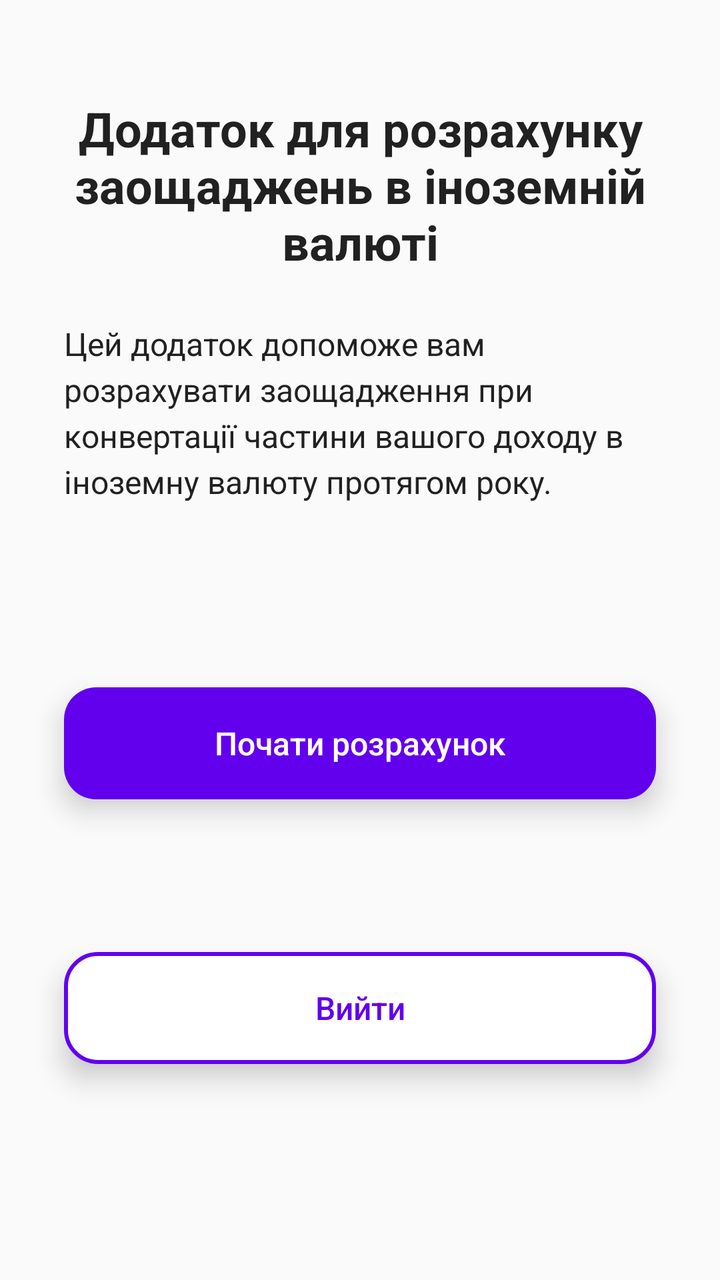
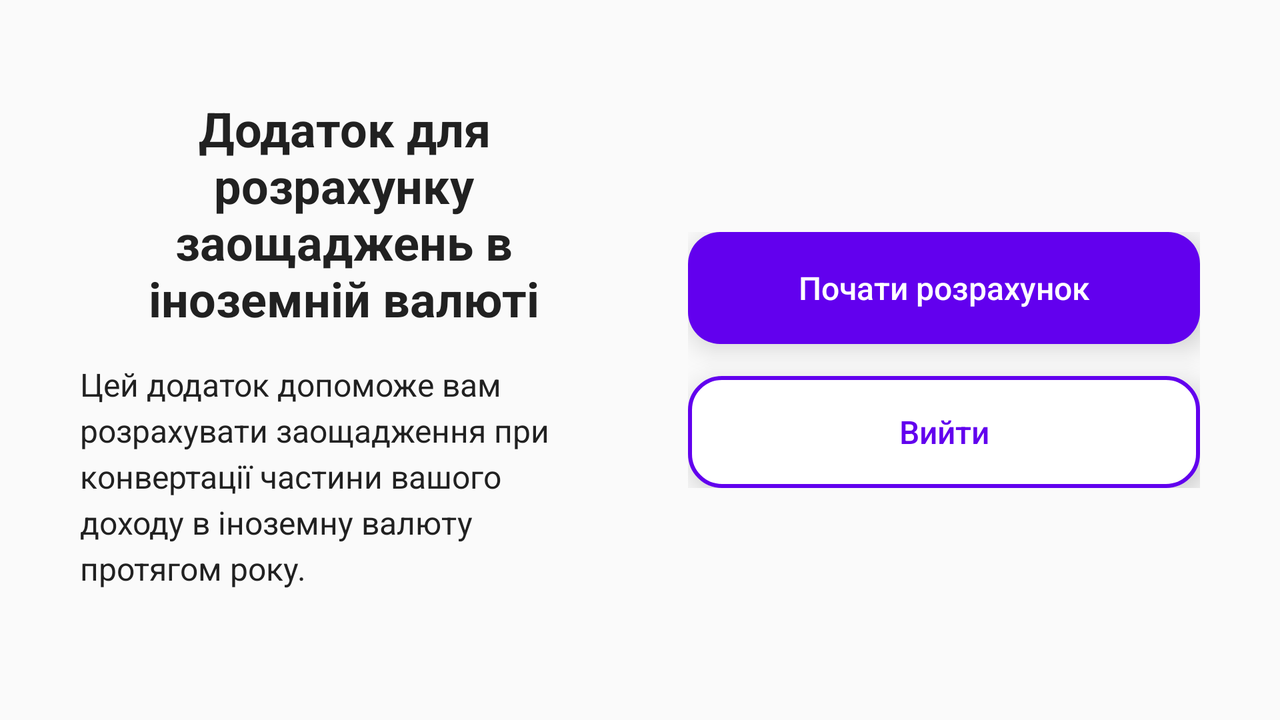

First picture: res/layout/ on a phone held upright. Second picture: the repository's own variant of that layout, on a device whose configuration matches the variant's folder. Source for both follows.
<!-- AndroidManifest.xml: activity theme AppTheme -->
<!-- res/layout/activity_main.xml -->
<?xml version="1.0" encoding="utf-8"?>
<androidx.constraintlayout.widget.ConstraintLayout xmlns:android="http://schemas.android.com/apk/res/android"
    xmlns:app="http://schemas.android.com/apk/res-auto"
    xmlns:tools="http://schemas.android.com/tools"
    android:layout_width="match_parent"
    android:layout_height="match_parent"
    android:padding="@dimen/margin_medium"
    android:background="@color/background"
    tools:context=".MainActivity">

    <TextView
        android:id="@+id/tvAppTitle"
        android:layout_width="0dp"
        android:layout_height="wrap_content"
        android:text="@string/app_info_title"
        style="@style/TitleText"
        android:layout_marginTop="@dimen/margin_xlarge"
        android:layout_marginStart="@dimen/margin_medium"
        android:layout_marginEnd="@dimen/margin_medium"
        app:layout_constraintTop_toTopOf="parent"
        app:layout_constraintStart_toStartOf="parent"
        app:layout_constraintEnd_toEndOf="parent" />

    <TextView
        android:id="@+id/tvAppDescription"
        android:layout_width="0dp"
        android:layout_height="wrap_content"
        android:text="@string/app_info_description"
        style="@style/LabelText"
        android:layout_marginTop="@dimen/margin_large"
        android:layout_marginStart="@dimen/margin_medium"
        android:layout_marginEnd="@dimen/margin_medium"
        android:lineSpacingExtra="4dp"
        app:layout_constraintTop_toBottomOf="@id/tvAppTitle"
        app:layout_constraintStart_toStartOf="parent"
        app:layout_constraintEnd_toEndOf="parent" />

    <Button
        android:id="@+id/btnStartCalculation"
        android:layout_width="0dp"
        android:layout_height="wrap_content"
        android:text="@string/button_start_calculation"
        style="@style/PrimaryButton"
        android:layout_marginStart="@dimen/margin_medium"
        android:layout_marginEnd="@dimen/margin_medium"
        android:layout_marginTop="@dimen/margin_xlarge"
        app:layout_constraintTop_toBottomOf="@id/tvAppDescription"
        app:layout_constraintStart_toStartOf="parent"
        app:layout_constraintEnd_toEndOf="parent"
        app:layout_constraintBottom_toTopOf="@id/btnExit" />

    <Button
        android:id="@+id/btnExit"
        android:layout_width="0dp"
        android:layout_height="wrap_content"
        android:text="@string/button_exit"
        style="@style/SecondaryButton"
        android:layout_marginStart="@dimen/margin_medium"
        android:layout_marginEnd="@dimen/margin_medium"
        android:layout_marginTop="@dimen/margin_medium"
        android:layout_marginBottom="@dimen/margin_xlarge"
        app:layout_constraintTop_toBottomOf="@id/btnStartCalculation"
        app:layout_constraintStart_toStartOf="parent"
        app:layout_constraintEnd_toEndOf="parent"
        app:layout_constraintBottom_toBottomOf="parent" />

</androidx.constraintlayout.widget.ConstraintLayout>
<!-- resources referenced by this layout -->
<resources>
  <color name="background">#FAFAFA</color>
  <dimen name="margin_large">24dp</dimen>
  <dimen name="margin_medium">16dp</dimen>
  <dimen name="margin_xlarge">32dp</dimen>
  <string name="app_info_description">Цей додаток допоможе вам розрахувати заощадження при конвертації частини вашого доходу в іноземну валюту протягом року.</string>
  <string name="app_info_title">Додаток для розрахунку заощаджень в іноземній валюті</string>
  <string name="button_exit">Вийти</string>
  <string name="button_start_calculation">Почати розрахунок</string>
  <style name="LabelText">
          <item name="android:textSize">@dimen/text_size_medium</item>
          <item name="android:textColor">@color/text_primary</item>
      </style>
  <style name="PrimaryButton">
          <item name="android:textSize">@dimen/text_size_medium</item>
          <item name="android:textColor">@color/white</item>
          <item name="android:minHeight">@dimen/button_height</item>
          <item name="android:background">@drawable/button_primary</item>
          <item name="android:elevation">@dimen/button_elevation</item>
          <item name="android:stateListAnimator">@null</item>
          <item name="android:paddingStart">24dp</item>
          <item name="android:paddingEnd">24dp</item>
          <item name="android:paddingTop">12dp</item>
          <item name="android:paddingBottom">12dp</item>
          <item name="android:textAllCaps">false</item>
          <item name="android:fontFamily">sans-serif-medium</item>
      </style>
  <style name="SecondaryButton">
          <item name="android:textSize">@dimen/text_size_medium</item>
          <item name="android:textColor">@color/primary</item>
          <item name="android:minHeight">@dimen/button_height</item>
          <item name="android:background">@drawable/button_secondary</item>
          <item name="android:elevation">@dimen/button_elevation</item>
          <item name="android:stateListAnimator">@null</item>
          <item name="android:paddingStart">24dp</item>
          <item name="android:paddingEnd">24dp</item>
          <item name="android:paddingTop">12dp</item>
          <item name="android:paddingBottom">12dp</item>
          <item name="android:textAllCaps">false</item>
          <item name="android:fontFamily">sans-serif-medium</item>
      </style>
  <style name="TitleText">
          <item name="android:textSize">@dimen/text_size_title</item>
          <item name="android:textColor">@color/text_primary</item>
          <item name="android:textStyle">bold</item>
          <item name="android:gravity">center</item>
      </style>
  <style name="AppTheme" parent="Theme.AppCompat.Light.DarkActionBar">
          <item name="colorPrimary">@color/primary</item>
          <item name="colorPrimaryDark">@color/primary_dark</item>
          <item name="colorAccent">@color/accent</item>
          <item name="android:windowBackground">@color/background</item>
      </style>
  <dimen name="text_size_medium">16sp</dimen>
  <color name="text_primary">#212121</color>
  <color name="white">#FFFFFFFF</color>
  <dimen name="button_height">56dp</dimen>
  <!-- drawable button_primary (drawable) -->
  <?xml version="1.0" encoding="utf-8"?>
  <selector xmlns:android="http://schemas.android.com/apk/res/android">
      <item android:state_pressed="true">
          <shape android:shape="rectangle">
              <corners android:radius="@dimen/button_corner_radius" />
              <solid android:color="@color/primary_dark" />
          </shape>
      </item>
      <item>
          <shape android:shape="rectangle">
              <corners android:radius="@dimen/button_corner_radius" />
              <solid android:color="@color/primary" />
          </shape>
      </item>
  </selector>
  <dimen name="button_elevation">8dp</dimen>
  <color name="primary">#6200EE</color>
  <dimen name="text_size_title">24sp</dimen>
  <color name="primary_dark">#3700B3</color>
  <color name="accent">#03DAC5</color>
  <dimen name="button_corner_radius">16dp</dimen>
</resources>
<!-- res/layout-land/activity_main.xml (the author's variant of the layout above) -->
<!-- drawn on the phone turned sideways -->
<?xml version="1.0" encoding="utf-8"?>
<androidx.constraintlayout.widget.ConstraintLayout xmlns:android="http://schemas.android.com/apk/res/android"
    xmlns:app="http://schemas.android.com/apk/res-auto"
    xmlns:tools="http://schemas.android.com/tools"
    android:layout_width="match_parent"
    android:layout_height="match_parent"
    android:padding="@dimen/margin_large"
    android:background="@color/background"
    tools:context=".MainActivity">

    <androidx.constraintlayout.widget.Guideline
        android:id="@+id/guideline_vertical"
        android:layout_width="wrap_content"
        android:layout_height="wrap_content"
        android:orientation="vertical"
        app:layout_constraintGuide_percent="0.5" />

    <TextView
        android:id="@+id/tvAppTitle"
        android:layout_width="0dp"
        android:layout_height="wrap_content"
        android:text="@string/app_info_title"
        style="@style/TitleText"
        android:layout_marginTop="@dimen/margin_large"
        android:layout_marginStart="@dimen/margin_medium"
        android:layout_marginEnd="@dimen/margin_medium"
        app:layout_constraintTop_toTopOf="parent"
        app:layout_constraintStart_toStartOf="parent"
        app:layout_constraintEnd_toStartOf="@id/guideline_vertical" />

    <TextView
        android:id="@+id/tvAppDescription"
        android:layout_width="0dp"
        android:layout_height="wrap_content"
        android:text="@string/app_info_description"
        style="@style/LabelText"
        android:layout_marginTop="@dimen/margin_medium"
        android:layout_marginStart="@dimen/margin_medium"
        android:layout_marginEnd="@dimen/margin_medium"
        android:lineSpacingExtra="4dp"
        app:layout_constraintTop_toBottomOf="@id/tvAppTitle"
        app:layout_constraintStart_toStartOf="parent"
        app:layout_constraintEnd_toStartOf="@id/guideline_vertical" />

    <LinearLayout
        android:id="@+id/buttonContainer"
        android:layout_width="0dp"
        android:layout_height="wrap_content"
        android:orientation="vertical"
        android:layout_marginStart="@dimen/margin_large"
        android:layout_marginEnd="@dimen/margin_medium"
        app:layout_constraintTop_toTopOf="parent"
        app:layout_constraintStart_toEndOf="@id/guideline_vertical"
        app:layout_constraintEnd_toEndOf="parent"
        app:layout_constraintBottom_toBottomOf="parent"
        android:gravity="center_vertical">

        <Button
            android:id="@+id/btnStartCalculation"
            android:layout_width="match_parent"
            android:layout_height="wrap_content"
            android:text="@string/button_start_calculation"
            style="@style/PrimaryButton"
            android:layout_marginBottom="@dimen/margin_medium" />

        <Button
            android:id="@+id/btnExit"
            android:layout_width="match_parent"
            android:layout_height="wrap_content"
            android:text="@string/button_exit"
            style="@style/SecondaryButton" />

    </LinearLayout>

</androidx.constraintlayout.widget.ConstraintLayout>
<!-- resources referenced by the variant -->
<!-- as the phone turned sideways resolves them -->
<resources>
  <color name="background">#FAFAFA</color>
  <dimen name="margin_large">24dp</dimen>
  <dimen name="margin_medium">16dp</dimen>
  <string name="app_info_description">Цей додаток допоможе вам розрахувати заощадження при конвертації частини вашого доходу в іноземну валюту протягом року.</string>
  <string name="app_info_title">Додаток для розрахунку заощаджень в іноземній валюті</string>
  <string name="button_exit">Вийти</string>
  <string name="button_start_calculation">Почати розрахунок</string>
  <style name="LabelText">
          <item name="android:textSize">@dimen/text_size_medium</item>
          <item name="android:textColor">@color/text_primary</item>
      </style>
  <style name="PrimaryButton">
          <item name="android:textSize">@dimen/text_size_medium</item>
          <item name="android:textColor">@color/white</item>
          <item name="android:minHeight">@dimen/button_height</item>
          <item name="android:background">@drawable/button_primary</item>
          <item name="android:elevation">@dimen/button_elevation</item>
          <item name="android:stateListAnimator">@null</item>
          <item name="android:paddingStart">24dp</item>
          <item name="android:paddingEnd">24dp</item>
          <item name="android:paddingTop">12dp</item>
          <item name="android:paddingBottom">12dp</item>
          <item name="android:textAllCaps">false</item>
          <item name="android:fontFamily">sans-serif-medium</item>
      </style>
  <style name="SecondaryButton">
          <item name="android:textSize">@dimen/text_size_medium</item>
          <item name="android:textColor">@color/primary</item>
          <item name="android:minHeight">@dimen/button_height</item>
          <item name="android:background">@drawable/button_secondary</item>
          <item name="android:elevation">@dimen/button_elevation</item>
          <item name="android:stateListAnimator">@null</item>
          <item name="android:paddingStart">24dp</item>
          <item name="android:paddingEnd">24dp</item>
          <item name="android:paddingTop">12dp</item>
          <item name="android:paddingBottom">12dp</item>
          <item name="android:textAllCaps">false</item>
          <item name="android:fontFamily">sans-serif-medium</item>
      </style>
  <style name="TitleText">
          <item name="android:textSize">@dimen/text_size_title</item>
          <item name="android:textColor">@color/text_primary</item>
          <item name="android:textStyle">bold</item>
          <item name="android:gravity">center</item>
      </style>
  <style name="AppTheme" parent="Theme.AppCompat.Light.DarkActionBar">
          <item name="colorPrimary">@color/primary</item>
          <item name="colorPrimaryDark">@color/primary_dark</item>
          <item name="colorAccent">@color/accent</item>
          <item name="android:windowBackground">@color/background</item>
      </style>
  <dimen name="text_size_medium">16sp</dimen>
  <color name="text_primary">#212121</color>
  <color name="white">#FFFFFFFF</color>
  <dimen name="button_height">56dp</dimen>
  <!-- drawable button_primary (drawable) -->
  <?xml version="1.0" encoding="utf-8"?>
  <selector xmlns:android="http://schemas.android.com/apk/res/android">
      <item android:state_pressed="true">
          <shape android:shape="rectangle">
              <corners android:radius="@dimen/button_corner_radius" />
              <solid android:color="@color/primary_dark" />
          </shape>
      </item>
      <item>
          <shape android:shape="rectangle">
              <corners android:radius="@dimen/button_corner_radius" />
              <solid android:color="@color/primary" />
          </shape>
      </item>
  </selector>
  <dimen name="button_elevation">8dp</dimen>
  <color name="primary">#6200EE</color>
  <dimen name="text_size_title">24sp</dimen>
  <color name="primary_dark">#3700B3</color>
  <color name="accent">#03DAC5</color>
  <dimen name="button_corner_radius">16dp</dimen>
</resources>
